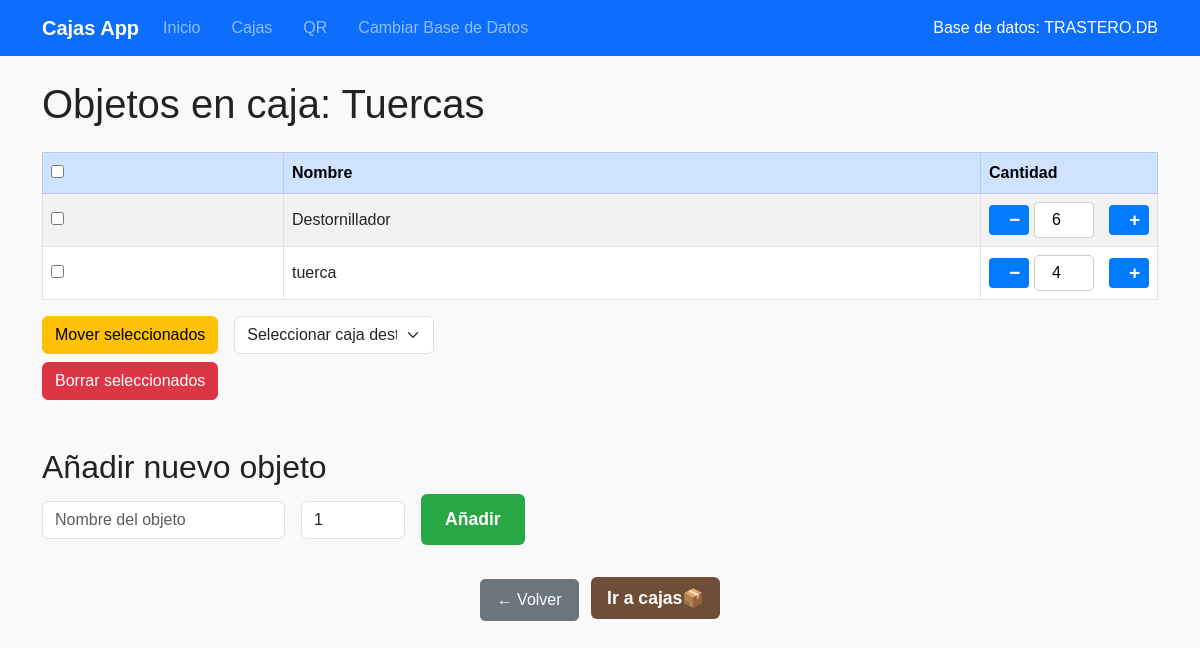
The app's page /cajas/20 with its own data.
### app/models.py (models this page shows)
class Caja(db.Model):
    __tablename__ = 'cajas'
    id = db.Column(db.Integer, primary_key=True)
    nombre = db.Column(db.String(100), nullable=False)

### tables this page shows
CREATE TABLE objetos (
    id INTEGER PRIMARY KEY AUTOINCREMENT,
    nombre TEXT,
    caja_id INTEGER, cantidad INTEGER DEFAULT 1,
    FOREIGN KEY (caja_id) REFERENCES cajas(id)
);

### app/routes.py (the view, shortened to what this page needs)
@bp.route('/cajas/<int:caja_id>', methods=['GET', 'POST'])
def ver_caja(caja_id):
    db = get_db()
    objetos = db.execute('SELECT * FROM objetos WHERE caja_id = ?', (caja_id,)).fetchall()
    caja = db.execute('SELECT * FROM cajas WHERE id = ?', (caja_id,)).fetchone()
    cajas = db.execute('SELECT * FROM cajas ORDER BY nombre').fetchall()
    return render_template('ver_caja.html', objetos=objetos, caja=caja, cajas=cajas)

### app/__init__.py (called while the page is built)
def create_app():
    app = Flask(__name__)
    app.config['SECRET_KEY'] = 'clave-secreta'
    app.config['DEFAULT_DB_PATH'] = 'databases/trastero.db'  # Base por defecto
    app.config['SQLALCHEMY_DATABASE_URI'] = 'sqlite:///' + os.path.join(os.getcwd(), app.config['DEFAULT_DB_PATH'])
    app.config['SQLALCHEMY_TRACK_MODIFICATIONS'] = False
    from .models import db, close_db
    db.init_app(app)  # <-- Aquí inicializas SQLAlchemy con la app
    @app.context_processor
    def inject_db_name():
        db_path = session.get('db_path', app.config['DEFAULT_DB_PATH'])
        db_name = os.path.basename(db_path).upper()
        return dict(db_name=db_name)
    from .routes import bp
    app.register_blueprint(bp)
    app.teardown_appcontext(close_db)
    return app

### app/models.py (called while the page is built)
def get_db():
    if 'db' not in g:
        db_path = session.get('db_path')
        if not db_path:
            db_path = current_app.config.get('DEFAULT_DB_PATH', 'databases/default.db')
        g.db = sqlite3.connect(db_path)
        g.db.row_factory = sqlite3.Row
    return g.db

### app/templates/ver_caja.html (shortened to what this page needs)
{% extends "base.html" %}
{% block content %}
<h1 class="mb-4">Objetos en caja: {{ caja.nombre }}</h1>
<form id="form-objetos" method="POST" action="{{ url_for('main.ver_caja', caja_id=caja.id) }}">
<table class="table table-striped table-bordered align-middle">
  <thead class="table-primary">
    <tr>
      <th><input type="checkbox" id="seleccionar-todos" /></th>
      <th>Nombre</th>
      <th style="width:160px;">Cantidad</th>
    </tr>
  </thead>
  <tbody>
  {% for obj in objetos %}
    <tr class="{% if obj.cantidad == 0 %}table-danger{% endif %}">
      <td><input type="checkbox" name="objeto_ids" value="{{ obj.id }}" class="check-objeto" /></td>
      <td>{{ obj.nombre }}</td>
      <td>
        <div class="input-stepper">
          <button type="button" class="btn-restar" data-id="{{ obj.id }}">−</button>
          <input
            type="number"
            name="objeto_{{ obj.id }}"
            value="{{ obj.cantidad }}"
            min="0"
            step="1"
            class="cantidad-input {% if obj.cantidad == 0 %}is-invalid{% endif %}"
            data-id="{{ obj.id }}"
          />
          <button type="button" class="btn-sumar" data-id="{{ obj.id }}">+</button>
        </div>
      </td>
    </tr>
  {% endfor %}
  </tbody>
</table>
<div class="mb-3">
  <div class="d-flex align-items-center gap-3 mb-2 flex-wrap">
    <button id="btn-mover" type="button" class="btn btn-warning">Mover seleccionados</button>
    <select id="select-caja-destino" class="form-select" style="max-width: 200px;">
      <option value="" selected disabled>Seleccionar caja destino</option>
    </select>
  </div>
  <div>
    <button id="btn-borrar" type="button" class="btn btn-danger">Borrar seleccionados</button>
  </div>
</div>
</form>
<h2 class="mt-5">Añadir nuevo objeto</h2>
<form method="post" action="{{ url_for('main.add_objeto', caja_id=caja.id) }}" class="row g-3 align-items-center mb-4">
  <div class="col-auto">
    <input type="text" name="nombre" placeholder="Nombre del objeto" required class="form-control" />
  </div>
  <div class="col-auto" style="max-width: 120px;">
    <input type="number" name="cantidad" placeholder="Cantidad" value="1" min="1" required class="form-control" />
  </div>
  <div class="col-auto">
    <button type="submit" class="btn-success-lg">Añadir</button>
  </div>
</form>
<div class="volver-centro">
        <a href="javascript:history.back()" class="btn btn-secondary me-2">← Volver</a>
        <a href="/cajas" class="btn-brown">Ir a cajas📦</a>
</div>
{% endblock %}

### app/static/css/styles.css (style rules this page uses)
body { font-family: Arial, sans-serif; margin: 0; padding: 0; background-color: #f9f9f9; color: #222; }
form input, form select { padding: 10px; margin-right: 10px; font-size: 1rem; border: 1px solid #ccc; border-radius: 5px; transition: border-color 0.3s ease; }
button { padding: 12px 20px; font-size: 1.1rem; font-weight: 600; border: none; border-radius: 6px; cursor: pointer; display: inline-flex; align-items: center; gap: 8px; transition: background-color 0.3s ease; }
input[type=number] { -webkit-appearance: number-input; -moz-appearance: number-input; appearance: number-input; }
input[type=number].cantidad-input { min-width: 60px; }
.input-stepper { display: flex; align-items: center; gap: 5px; }
.input-stepper button { width: 30px; height: 30px; font-size: 1.2rem; font-weight: bold; border: none; background-color: #007bff; color: white; border-radius: 4px; cursor: pointer; line-height: 1; }
.input-stepper input[type=number] { text-align: center; width: 60px; padding: 5px; }
.btn-secondary { background-color: #6c757d; color: white; padding: 8px 16px; border-radius: 5px; text-decoration: none; display: inline-block; font-size: 1rem; }
.volver-centro { text-align: center; margin: 2rem 0; }
.volver-centro .btn { display: inline-block; }
.btn-brown { background-color: #8B4513; color: white; padding: 10px 16px; border: none; border-radius: 6px; cursor: pointer; display: inline-flex; align-items: center; gap: 6px; font-weight: 600; font-size: 1rem; text-decoration: none; transition: background-color 0.3s ease; }
button.btn-success-lg { background-color: #28a745; color: white; padding: 12px 24px; border-radius: 6px; font-size: 1.1rem; font-weight: 600; border: none; cursor: pointer; transition: background-color 0.3s ease; display: inline-flex; align-items: center; gap: 8px; }
.btn-brown { background-color: #6f4e37; color: white; border: none; padding: 0.5rem 1rem; font-size: 1.1rem; border-radius: 0.375rem; transition: background-color 0.3s ease; display: inline-flex; align-items: center; justify-content: center; text-decoration: none; }

### records on screen
Caja: nombre "Tuercas"
objetos: nombre "Destornillador", cantidad "6"
objetos: nombre "tuerca", cantidad "4"

### other values on screen
{{ db_name }} "TRASTERO.DB"
